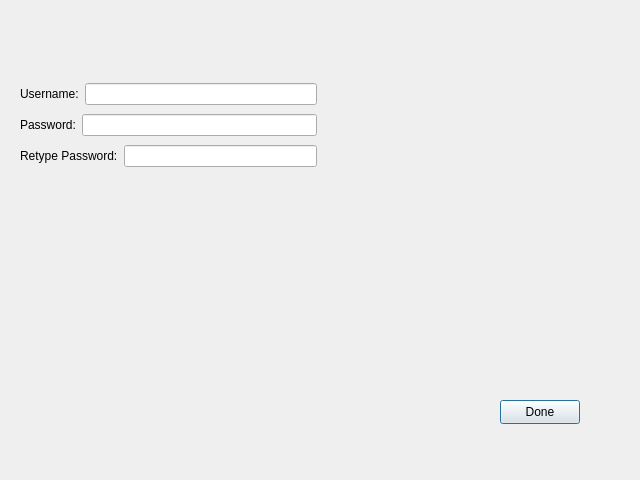
<?xml version="1.0" encoding="UTF-8"?>
<ui version="4.0">
 <class>signupwindow</class>
 <widget class="QDialog" name="signupwindow">
  <property name="geometry">
   <rect>
    <x>0</x>
    <y>0</y>
    <width>640</width>
    <height>480</height>
   </rect>
  </property>
  <property name="windowTitle">
   <string>Dialog</string>
  </property>
  <widget class="QPushButton" name="pushButton_done">
   <property name="geometry">
    <rect>
     <x>500</x>
     <y>400</y>
     <width>80</width>
     <height>24</height>
    </rect>
   </property>
   <property name="text">
    <string>Done</string>
   </property>
  </widget>
  <widget class="QWidget" name="verticalLayoutWidget">
   <property name="geometry">
    <rect>
     <x>0</x>
     <y>459</y>
     <width>641</width>
     <height>21</height>
    </rect>
   </property>
   <layout class="QVBoxLayout" name="verticalLayout_status"/>
  </widget>
  <widget class="QWidget" name="">
   <property name="geometry">
    <rect>
     <x>20</x>
     <y>80</y>
     <width>297</width>
     <height>92</height>
    </rect>
   </property>
   <layout class="QVBoxLayout" name="verticalLayout">
    <item>
     <layout class="QHBoxLayout" name="horizontalLayout">
      <item>
       <widget class="QLabel" name="label">
        <property name="text">
         <string>Username:</string>
        </property>
       </widget>
      </item>
      <item>
       <widget class="QLineEdit" name="lineEdit_username"/>
      </item>
     </layout>
    </item>
    <item>
     <layout class="QHBoxLayout" name="horizontalLayout_2">
      <item>
       <widget class="QLabel" name="label_2">
        <property name="text">
         <string>Password:</string>
        </property>
       </widget>
      </item>
      <item>
       <widget class="QLineEdit" name="lineEdit_password"/>
      </item>
     </layout>
    </item>
    <item>
     <layout class="QHBoxLayout" name="horizontalLayout_3">
      <item>
       <widget class="QLabel" name="label_3">
        <property name="text">
         <string>Retype Password:</string>
        </property>
       </widget>
      </item>
      <item>
       <widget class="QLineEdit" name="lineEdit_rpass"/>
      </item>
     </layout>
    </item>
   </layout>
  </widget>
 </widget>
 <resources/>
 <connections/>
</ui>
